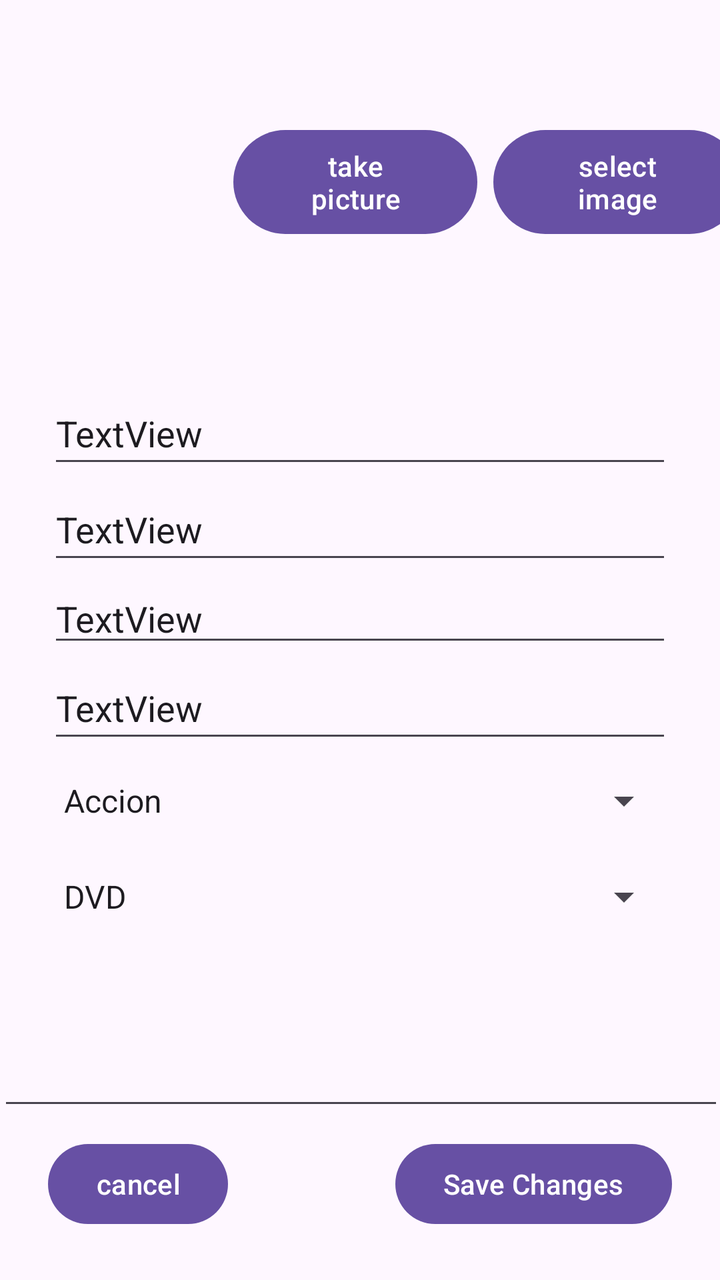
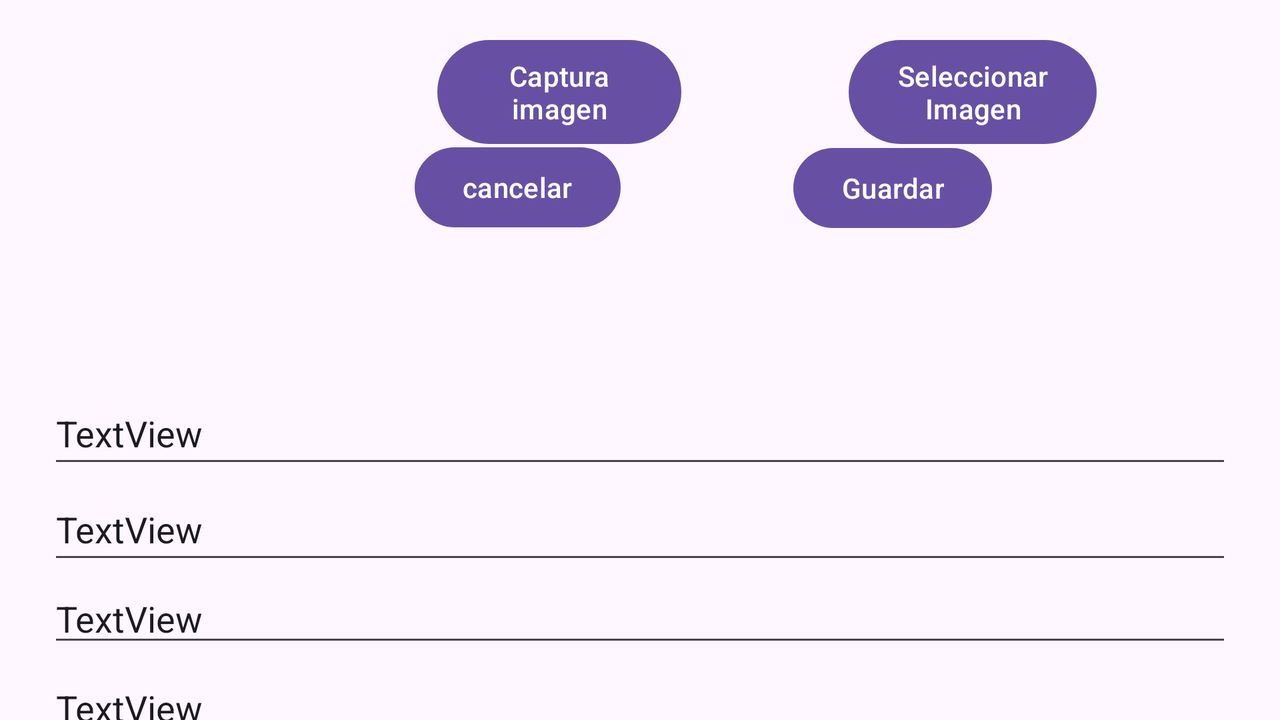

An Android layout and its configuration variant, each rendered on a device that would load it. The default file and the variant file are quoted in full after the pictures.
<!-- AndroidManifest.xml: application theme Theme.Material3.Light -->
<!-- res/layout/activity_film_edit.xml -->
<?xml version="1.0" encoding="utf-8"?>
<androidx.constraintlayout.widget.ConstraintLayout xmlns:android="http://schemas.android.com/apk/res/android"
    xmlns:app="http://schemas.android.com/apk/res-auto"
    xmlns:tools="http://schemas.android.com/tools"
    android:id="@+id/main"
    android:layout_width="match_parent"
    android:layout_height="match_parent"
    tools:context=".FilmEditActivity">

    <ImageView
        android:id="@+id/imageView4"
        android:layout_width="127dp"
        android:layout_height="167dp"
        android:layout_marginStart="8dp"
        android:layout_marginTop="8dp"
        app:layout_constraintStart_toStartOf="parent"
        app:layout_constraintTop_toTopOf="parent"
        app:srcCompat="@drawable/el_padrino" />

    <Button
        android:id="@+id/buttonCaptutaImg"
        android:layout_width="122dp"
        android:layout_height="60dp"
        android:layout_marginStart="8dp"
        android:layout_marginEnd="8dp"
        android:text="@string/capturaImagen"
        app:layout_constraintBottom_toBottomOf="@+id/imageView4"
        app:layout_constraintEnd_toStartOf="@+id/buttonSeleccionarImg"
        app:layout_constraintHorizontal_bias="0.0"
        app:layout_constraintStart_toEndOf="@+id/imageView4"
        app:layout_constraintTop_toTopOf="@+id/imageView4"
        app:layout_constraintVertical_bias="0.495" />

    <Button
        android:id="@+id/buttonSeleccionarImg"
        android:layout_width="124dp"
        android:layout_height="60dp"
        android:layout_marginEnd="16dp"
        android:text="@string/seleccionarImagen"
        app:layout_constraintBottom_toBottomOf="@+id/buttonCaptutaImg"
        app:layout_constraintEnd_toEndOf="parent"
        app:layout_constraintStart_toEndOf="@+id/buttonCaptutaImg"
        app:layout_constraintTop_toTopOf="@+id/buttonCaptutaImg"
        app:layout_constraintVertical_bias="1.0" />

    <EditText
        android:id="@+id/editTitulo"
        android:layout_width="0dp"
        android:layout_height="wrap_content"
        android:layout_marginStart="24dp"
        android:layout_marginTop="16dp"
        android:layout_marginEnd="24dp"
        android:minHeight="48dp"
        android:text="TextView"
        app:layout_constraintEnd_toEndOf="parent"
        app:layout_constraintHorizontal_bias="0.498"
        app:layout_constraintStart_toStartOf="parent"
        app:layout_constraintTop_toBottomOf="@+id/imageView4" />

    <EditText
        android:id="@+id/editAutor"
        android:layout_width="0dp"
        android:layout_height="wrap_content"
        android:layout_marginStart="24dp"
        android:layout_marginEnd="24dp"
        android:minHeight="48dp"
        android:text="TextView"
        app:layout_constraintBottom_toBottomOf="parent"
        app:layout_constraintEnd_toEndOf="parent"
        app:layout_constraintHorizontal_bias="0.498"
        app:layout_constraintStart_toStartOf="parent"
        app:layout_constraintTop_toBottomOf="@+id/editTitulo"
        app:layout_constraintVertical_bias="0.0" />

    <EditText
        android:id="@+id/editAnyo"
        android:layout_width="0dp"
        android:layout_height="wrap_content"
        android:layout_marginStart="24dp"
        android:layout_marginEnd="24dp"
        android:text="TextView"
        app:layout_constraintBottom_toBottomOf="parent"
        app:layout_constraintEnd_toEndOf="parent"
        app:layout_constraintHorizontal_bias="0.526"
        app:layout_constraintStart_toStartOf="parent"
        app:layout_constraintTop_toBottomOf="@+id/editAutor"
        app:layout_constraintVertical_bias="0.0" />

    <EditText
        android:id="@+id/editEnlace"
        android:layout_width="0dp"
        android:layout_height="wrap_content"
        android:layout_marginStart="24dp"
        android:layout_marginEnd="24dp"
        android:minHeight="48dp"
        android:text="TextView"
        app:layout_constraintBottom_toBottomOf="parent"
        app:layout_constraintEnd_toEndOf="parent"
        app:layout_constraintHorizontal_bias="1.0"
        app:layout_constraintStart_toStartOf="parent"
        app:layout_constraintTop_toBottomOf="@+id/editAnyo"
        app:layout_constraintVertical_bias="0.0" />

    <Spinner
        android:id="@+id/spinnerGenero"
        android:layout_width="0dp"
        android:layout_height="wrap_content"
        android:layout_marginStart="24dp"
        android:layout_marginEnd="24dp"
        android:entries="@array/genero"
        android:minHeight="48dp"
        app:layout_constraintBottom_toBottomOf="parent"
        app:layout_constraintEnd_toEndOf="parent"
        app:layout_constraintHorizontal_bias="0.173"
        app:layout_constraintStart_toStartOf="parent"
        app:layout_constraintTop_toBottomOf="@+id/editEnlace"
        app:layout_constraintVertical_bias="0.0" />

    <Spinner
        android:id="@+id/spinnerFormato"
        android:layout_width="0dp"
        android:layout_height="wrap_content"
        android:layout_marginStart="24dp"
        android:layout_marginEnd="24dp"
        android:entries="@array/formato"
        android:minHeight="48dp"
        app:layout_constraintBottom_toBottomOf="parent"
        app:layout_constraintEnd_toEndOf="parent"
        app:layout_constraintHorizontal_bias="0.0"
        app:layout_constraintStart_toStartOf="parent"
        app:layout_constraintTop_toBottomOf="@+id/spinnerGenero"
        app:layout_constraintVertical_bias="0.0" />

    <EditText
        android:id="@+id/editTextTextMultiLinedescrpcion"
        android:layout_width="363dp"
        android:layout_height="0dp"
        android:layout_marginStart="24dp"
        android:layout_marginTop="8dp"
        android:layout_marginEnd="24dp"
        android:layout_marginBottom="8dp"
        android:ems="10"
        android:gravity="start|top"
        android:inputType="textMultiLine"
        app:layout_constraintBottom_toTopOf="@+id/Cancelar"
        app:layout_constraintEnd_toEndOf="parent"
        app:layout_constraintHorizontal_bias="0.497"
        app:layout_constraintStart_toStartOf="parent"
        app:layout_constraintTop_toBottomOf="@+id/spinnerFormato"
        app:layout_constraintVertical_bias="0.0" />

    <Button
        android:id="@+id/Cancelar"
        android:layout_width="wrap_content"
        android:layout_height="wrap_content"
        android:layout_marginStart="24dp"
        android:layout_marginBottom="24dp"
        android:text="@string/cancelar"
        app:layout_constraintBottom_toBottomOf="parent"
        app:layout_constraintStart_toStartOf="parent" />

    <Button
        android:id="@+id/guardar"
        android:layout_width="wrap_content"
        android:layout_height="wrap_content"
        android:layout_marginEnd="24dp"
        android:layout_marginBottom="24dp"
        android:text="@string/saveChanges"
        app:layout_constraintBottom_toBottomOf="parent"
        app:layout_constraintEnd_toEndOf="parent" />
</androidx.constraintlayout.widget.ConstraintLayout>
<!-- resources referenced by this layout -->
<resources>
  <string-array name="formato">
          <item>DVD</item>
          <item>BLURAY</item>
          <item>DIGITAL</item>
      </string-array>
  <string-array name="genero">
          <item>Accion</item>
          <item>Comedia</item>
          <item>Drama</item>
          <item>SCIFI</item>
          <item>Horror</item>
      </string-array>
  <string name="cancelar">cancel</string>
  <string name="capturaImagen">take picture</string>
  <string name="saveChanges">Save Changes</string>
  <string name="seleccionarImagen">select image</string>
</resources>
<!-- res/layout-land/activity_film_edit.xml (the repository's variant of the layout above) -->
<!-- drawn on the phone turned sideways -->
<?xml version="1.0" encoding="utf-8"?>
<androidx.constraintlayout.widget.ConstraintLayout xmlns:android="http://schemas.android.com/apk/res/android"
    xmlns:app="http://schemas.android.com/apk/res-auto"
    xmlns:tools="http://schemas.android.com/tools"
    android:id="@+id/main"
    android:layout_width="match_parent"
    android:layout_height="match_parent"
    tools:context=".FilmEditActivity">

    <ImageView
        android:id="@+id/imageView4"
        android:layout_width="127dp"
        android:layout_height="167dp"
        android:layout_marginStart="8dp"
        android:layout_marginTop="8dp"
        app:layout_constraintStart_toStartOf="parent"
        app:layout_constraintTop_toTopOf="parent"
        app:srcCompat="@drawable/el_padrino" />

    <Button
        android:id="@+id/buttonCaptutaImg"
        android:layout_width="122dp"
        android:layout_height="60dp"
        android:layout_marginStart="8dp"
        android:layout_marginEnd="8dp"
        android:text="Captura imagen"
        app:layout_constraintBottom_toBottomOf="@+id/imageView4"
        app:layout_constraintEnd_toStartOf="@+id/buttonSeleccionarImg"
        app:layout_constraintHorizontal_bias="0.0"
        app:layout_constraintStart_toEndOf="@+id/imageView4"
        app:layout_constraintTop_toTopOf="@+id/imageView4"
        app:layout_constraintVertical_bias="0.074" />

    <Button
        android:id="@+id/buttonSeleccionarImg"
        android:layout_width="124dp"
        android:layout_height="60dp"
        android:layout_marginEnd="16dp"
        android:text="Seleccionar Imagen"
        app:layout_constraintBottom_toBottomOf="@+id/buttonCaptutaImg"
        app:layout_constraintEnd_toEndOf="parent"
        app:layout_constraintStart_toEndOf="@+id/buttonCaptutaImg"
        app:layout_constraintTop_toTopOf="@+id/buttonCaptutaImg"
        app:layout_constraintVertical_bias="1.0" />

    <EditText
        android:id="@+id/editTitulo"
        android:layout_width="0dp"
        android:layout_height="wrap_content"
        android:layout_marginStart="24dp"
        android:layout_marginTop="16dp"
        android:layout_marginEnd="24dp"
        android:minHeight="48dp"
        android:text="TextView"
        app:layout_constraintEnd_toEndOf="parent"
        app:layout_constraintHorizontal_bias="0.498"
        app:layout_constraintStart_toStartOf="parent"
        app:layout_constraintTop_toBottomOf="@+id/imageView4" />

    <EditText
        android:id="@+id/editAutor"
        android:layout_width="0dp"
        android:layout_height="wrap_content"
        android:layout_marginStart="24dp"
        android:layout_marginEnd="24dp"
        android:minHeight="48dp"
        android:text="TextView"
        app:layout_constraintBottom_toBottomOf="parent"
        app:layout_constraintEnd_toEndOf="parent"
        app:layout_constraintHorizontal_bias="0.498"
        app:layout_constraintStart_toStartOf="parent"
        app:layout_constraintTop_toBottomOf="@+id/editTitulo"
        app:layout_constraintVertical_bias="0.0" />

    <EditText
        android:id="@+id/editAnyo"
        android:layout_width="0dp"
        android:layout_height="wrap_content"
        android:layout_marginStart="24dp"
        android:layout_marginEnd="24dp"
        android:text="TextView"
        app:layout_constraintBottom_toBottomOf="parent"
        app:layout_constraintEnd_toEndOf="parent"
        app:layout_constraintHorizontal_bias="0.526"
        app:layout_constraintStart_toStartOf="parent"
        app:layout_constraintTop_toBottomOf="@+id/editAutor"
        app:layout_constraintVertical_bias="0.0" />

    <EditText
        android:id="@+id/editEnlace"
        android:layout_width="0dp"
        android:layout_height="wrap_content"
        android:layout_marginStart="24dp"
        android:layout_marginEnd="24dp"
        android:minHeight="48dp"
        android:text="TextView"
        app:layout_constraintBottom_toBottomOf="parent"
        app:layout_constraintEnd_toEndOf="parent"
        app:layout_constraintHorizontal_bias="1.0"
        app:layout_constraintStart_toStartOf="parent"
        app:layout_constraintTop_toBottomOf="@+id/editAnyo"
        app:layout_constraintVertical_bias="0.0" />

    <Spinner
        android:id="@+id/spinnerGenero"
        android:layout_width="0dp"
        android:layout_height="wrap_content"
        android:layout_marginStart="24dp"
        android:layout_marginEnd="24dp"
        android:entries="@array/genero"
        android:minHeight="48dp"
        app:layout_constraintBottom_toBottomOf="parent"
        app:layout_constraintEnd_toEndOf="parent"
        app:layout_constraintHorizontal_bias="0.173"
        app:layout_constraintStart_toStartOf="parent"
        app:layout_constraintTop_toBottomOf="@+id/editEnlace"
        app:layout_constraintVertical_bias="0.0" />

    <Spinner
        android:id="@+id/spinnerFormato"
        android:layout_width="0dp"
        android:layout_height="wrap_content"
        android:layout_marginStart="24dp"
        android:layout_marginEnd="24dp"
        android:entries="@array/formato"
        android:minHeight="48dp"
        app:layout_constraintBottom_toBottomOf="parent"
        app:layout_constraintEnd_toEndOf="parent"
        app:layout_constraintHorizontal_bias="0.0"
        app:layout_constraintStart_toStartOf="parent"
        app:layout_constraintTop_toBottomOf="@+id/spinnerGenero"
        app:layout_constraintVertical_bias="0.0" />

    <EditText
        android:id="@+id/editTextTextMultiLinedescrpcion"
        android:layout_width="363dp"
        android:layout_height="0dp"
        android:layout_marginStart="24dp"
        android:layout_marginTop="8dp"
        android:layout_marginEnd="24dp"
        android:layout_marginBottom="8dp"
        android:ems="10"
        android:gravity="start|top"
        android:inputType="textMultiLine"
        app:layout_constraintBottom_toTopOf="@+id/Cancelar"
        app:layout_constraintEnd_toEndOf="parent"
        app:layout_constraintHorizontal_bias="0.497"
        app:layout_constraintStart_toStartOf="parent"
        app:layout_constraintTop_toBottomOf="@+id/spinnerFormato"
        app:layout_constraintVertical_bias="0.0" />

    <Button
        android:id="@+id/Cancelar"
        android:layout_width="wrap_content"
        android:layout_height="wrap_content"
        android:layout_marginBottom="248dp"
        android:text="cancelar"
        app:layout_constraintBottom_toBottomOf="parent"
        app:layout_constraintEnd_toStartOf="@+id/guardar"
        app:layout_constraintHorizontal_bias="0.456"
        app:layout_constraintStart_toEndOf="@+id/imageView4"
        app:layout_constraintTop_toBottomOf="@+id/buttonCaptutaImg"
        app:layout_constraintVertical_bias="0.512" />

    <Button
        android:id="@+id/guardar"
        android:layout_width="wrap_content"
        android:layout_height="wrap_content"
        android:layout_marginEnd="144dp"
        android:layout_marginBottom="248dp"
        android:text="Guardar"
        app:layout_constraintBottom_toBottomOf="parent"
        app:layout_constraintEnd_toEndOf="parent"
        app:layout_constraintTop_toBottomOf="@+id/buttonSeleccionarImg" />
</androidx.constraintlayout.widget.ConstraintLayout>
<!-- resources referenced by the variant -->
<!-- as the phone turned sideways resolves them -->
<resources>
  <string-array name="formato">
          <item>DVD</item>
          <item>BLURAY</item>
          <item>DIGITAL</item>
      </string-array>
  <string-array name="genero">
          <item>Accion</item>
          <item>Comedia</item>
          <item>Drama</item>
          <item>SCIFI</item>
          <item>Horror</item>
      </string-array>
</resources>
